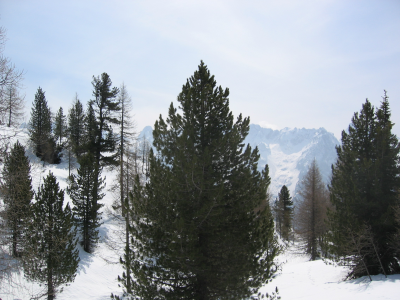
//> input picture cv_lab7/Datasets/dataset_dolomites/dolomites/i01.png, 400 x 300 px
$ ./main   (built with g++ and OpenCV 4)
//> lines starting //> are read from the running program, lines starting //| are printed output that depends on the picture
//> further down, img is the input picture: 300 rows x 400 cols, CV_8UC3; mean B, G, R 150.3, 144.9, 138.5
### cv_lab7/Code/header/panoramic_utils.h
#ifndef LAB5__PANORAMIC__UTILS__H
#define LAB5__PANORAMIC__UTILS__H

#include <opencv2/core.hpp>

cv::Mat cylindricalProj(const cv::Mat& image, const double angle);


#endif // LAB5__PANORAMIC__UTILS__H

### cv_lab7/Code/panoramic_utils.cpp
#include <panoramic_utils.h>
#include <opencv2/highgui.hpp>
#include <opencv2/imgproc.hpp>

cv::Mat cylindricalProj(const cv::Mat& image,const double angle)
{
//> called with angle = 27
  cv::Mat tmp,result;
  cv::cvtColor(image, tmp, cv::COLOR_BGR2GRAY);
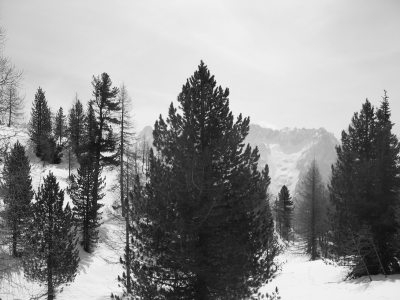
//> tmp: 300 rows x 400 cols, CV_8UC1; min 14, max 246, mean 143.6
  result = tmp.clone();


  double alpha(angle / 180 * CV_PI);
  double d((image.cols / 2.0) / tan(alpha));
//> d = 392.5
  double r(d/cos(alpha));
//> r = 440.5
  double d_by_r(d / r);
//> d_by_r = 0.891
  int half_height_image(image.rows / 2);
//> half_height_image = 150
  int half_width_image(image.cols / 2);
//> half_width_image = 200

  for (int x = - half_width_image + 1,x_end = half_width_image; x < x_end; ++x)
  {
    for(int y = - half_height_image + 1,y_end = half_height_image; y < y_end; ++y)
      {

      	double x1(d * tan(x / r));
      	double y1(y * d_by_r / cos(x / r));

      	if (x1 < half_width_image &&
      			x1 > - half_width_image + 1 &&
      			y1 < half_height_image &&
      			y1 > -half_height_image + 1)
      	{
    		  result.at<uchar>(y + half_height_image, x + half_width_image) = tmp.at<uchar>(round(y1 + half_height_image),round(x1 + half_width_image));
    	}
    }
  }
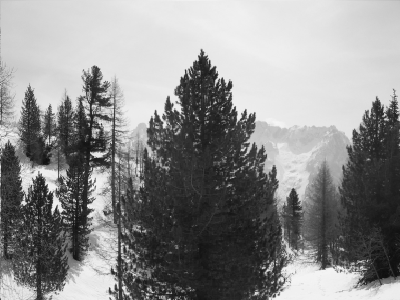
//> result: 300 rows x 400 cols, CV_8UC1; min 14, max 246, mean 140.1

  return result;
}

### cv_lab7/Code/main.cpp
#include <iostream>
#include <opencv2/core.hpp>
#include <opencv2/imgcodecs.hpp>
#include <opencv2/imgproc.hpp>
#include <opencv2/highgui.hpp>
#include <panoramic_utils.h>

using namespace cv;
using namespace std;

int main() {

    //JUST SOME STUFF----------------------------------------------------
    Mat img = imread("../Datasets/dataset_dolomites/dolomites/i01.png");
    Mat new_img = cylindricalProj(img, 27);

    namedWindow("img");
    imshow("img", img);
    waitKey(0);

    namedWindow("new_img");
    imshow("new_img", new_img);
    waitKey(0);
    //-------------------------------------------------------------------


    return 0;
}

$ run again, with cv_lab7/Datasets/dataset_dolomites/dolomites/i02.png copied over cv_lab7/Datasets/dataset_dolomites/dolomites/i01.png
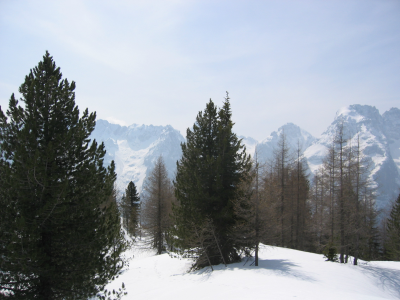
//> input picture cv_lab7/Datasets/dataset_dolomites/dolomites/i02.png, 400 x 300 px
//> img is the input picture: 300 rows x 400 cols, CV_8UC3; mean B, G, R 156.3, 149.1, 142.4
//> in cylindricalProj, `cv::cvtColor(image, tmp, cv::COLOR_BGR2GRAY);`:
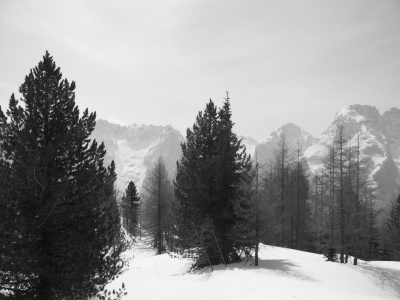
//> tmp: 300 rows x 400 cols, CV_8UC1; min 10, max 245, mean 147.9
//> after the loop in cylindricalProj, `for (int x = - half_width_image + 1,x_end = half_width_image; x < x_en..`:
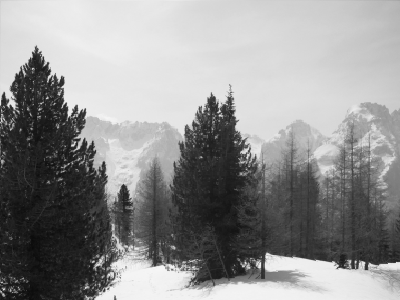
//> result: 300 rows x 400 cols, CV_8UC1; min 10, max 245, mean 144.8

$ run again, with cv_lab7/Datasets/dataset_dolomites/dolomites/i03.png copied over cv_lab7/Datasets/dataset_dolomites/dolomites/i01.png
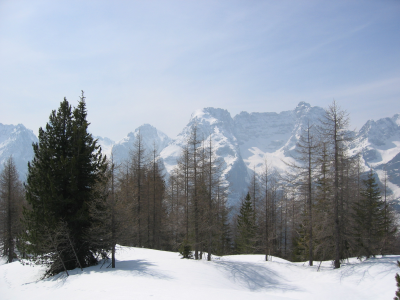
//> input picture cv_lab7/Datasets/dataset_dolomites/dolomites/i03.png, 400 x 300 px
//> img is the input picture: 300 rows x 400 cols, CV_8UC3; mean B, G, R 168, 156.3, 148
//> in cylindricalProj, `cv::cvtColor(image, tmp, cv::COLOR_BGR2GRAY);`:
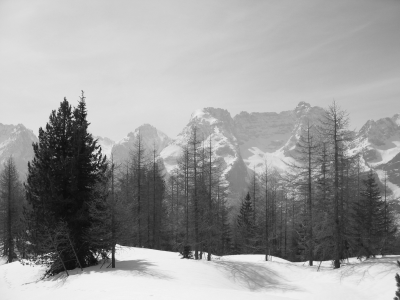
//> tmp: 300 rows x 400 cols, CV_8UC1; min 12, max 244, mean 155.1
//> after the loop in cylindricalProj, `for (int x = - half_width_image + 1,x_end = half_width_image; x < x_en..`:
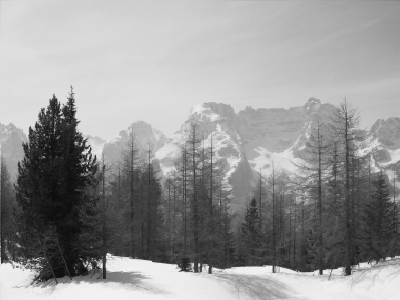
//> result: 300 rows x 400 cols, CV_8UC1; min 12, max 242, mean 150.9

$ run again, with cv_lab7/Datasets/dataset_dolomites/dolomites/i04.png copied over cv_lab7/Datasets/dataset_dolomites/dolomites/i01.png
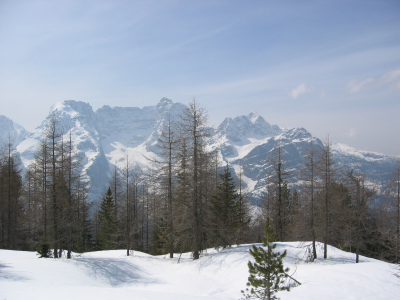
//> input picture cv_lab7/Datasets/dataset_dolomites/dolomites/i04.png, 400 x 300 px
//> img is the input picture: 300 rows x 400 cols, CV_8UC3; mean B, G, R 169.4, 156.1, 147
//> in cylindricalProj, `cv::cvtColor(image, tmp, cv::COLOR_BGR2GRAY);`:
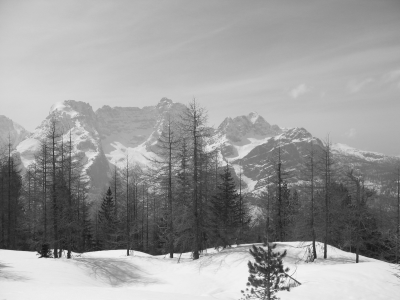
//> tmp: 300 rows x 400 cols, CV_8UC1; min 21, max 242, mean 154.9
//> after the loop in cylindricalProj, `for (int x = - half_width_image + 1,x_end = half_width_image; x < x_en..`:
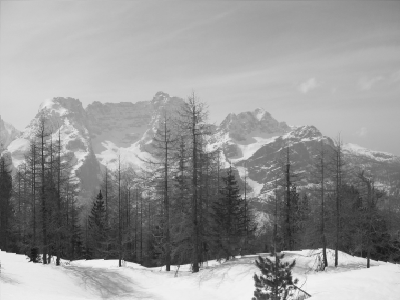
//> result: 300 rows x 400 cols, CV_8UC1; min 21, max 242, mean 151.6
